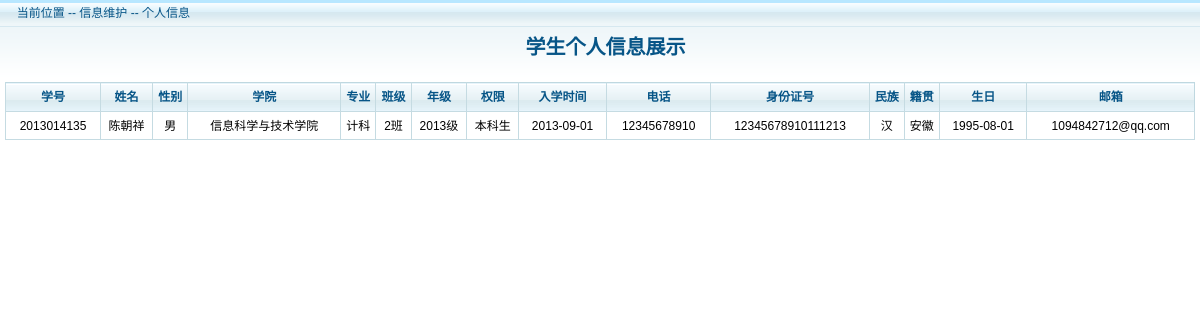
Screenshot of /students/showStuInfo.php (signed in) with the database file from the repository.
### tables this page shows
CREATE TABLE IF NOT EXISTS `student` (
  `Id` int(10) NOT NULL COMMENT '学生ID',
  `Name` varchar(30) NOT NULL COMMENT '学生姓名',
  `Sex` varchar(10) NOT NULL COMMENT '学生性别',
  `Password` varchar(20) NOT NULL COMMENT '学生登录密码',
  `Academy` int(10) NOT NULL COMMENT '所属学院ID',
  `Speciality` int(10) NOT NULL COMMENT '所属专业ID',
  `Class` varchar(10) NOT NULL COMMENT '班级 编号',
  `Grade` int(10) NOT NULL COMMENT '所属年级ID',
  `Permission` int(10) NOT NULL COMMENT '权限ID',
  `Dates_Attendance` date NOT NULL COMMENT '入学时间',
  `Phone` varchar(20) NOT NULL COMMENT '联系电话',
  `Identification_Card` varchar(20) NOT NULL COMMENT '身份证号',
  `Nation` varchar(20) DEFAULT '汉' COMMENT '民族',
  `BirthPlace` varchar(20) DEFAULT NULL COMMENT '出生地',
  `BirthDay` date DEFAULT NULL COMMENT '生日',
  `EMail` varchar(50) NOT NULL COMMENT '电子邮箱',
  PRIMARY KEY (`Id`),
  KEY `Grade` (`Grade`),
  KEY `Class` (`Class`),
  KEY `Permission` (`Permission`),
  KEY `Academy` (`Academy`),
  KEY `Speciality` (`Speciality`)
);

CREATE TABLE IF NOT EXISTS `academy` (
  `Id` int(10) NOT NULL COMMENT '学院ID',
  `Name` varchar(30) NOT NULL COMMENT '学院名称',
  PRIMARY KEY (`Id`)
);

CREATE TABLE IF NOT EXISTS `speciality` (
  `Id` int(10) NOT NULL COMMENT '专业ID',
  `Name` varchar(50) NOT NULL COMMENT '专业名称',
  PRIMARY KEY (`Id`)
);

CREATE TABLE IF NOT EXISTS `grade` (
  `Id` int(10) NOT NULL COMMENT '年级ID',
  `Name` varchar(30) NOT NULL COMMENT '年级名称',
  PRIMARY KEY (`Id`)
);

CREATE TABLE IF NOT EXISTS `permission` (
  `Id` int(10) NOT NULL COMMENT '权限ID',
  `Name` varchar(30) NOT NULL COMMENT '权限名称',
  PRIMARY KEY (`Id`)
);

### students/showStuInfo.php (the view, shortened to what this page needs)
<?php
require_once("../connect.php");
$user=$_SESSION['id'];
$sql="select student.Id as '学号',student.Name as '姓名',student.Sex as '性别',academy.Name as '学院',speciality.Name as '专业',student.Class as '班级',grade.Name as '年级',permission.Name as '权限', student.Dates_Attendance as '入学时间',student.Phone as '电话',student.Identification_Card as '身份证号',student.Nation as '民族',student.BirthPlace as '籍贯',student.BirthDay as '生日',student.EMail as '邮箱' from student,academy,speciality,grade,permission where student.Academy=academy.Id and student.Speciality=speciality.Id and student.Grade=grade.Id and student.Permission=permission.Id and student.Id='$user'";
$res=mysqli_query($conn,$sql);
?>
<!DOCTYPE html>
<html lang="en">
<head>
    <link href="../images/style.css" rel="stylesheet" type="text/css" />
</head>
<body>
<div id="contentWrap">
    <div class="pageTitle">&nbsp;&nbsp;<span>当前位置 -- 信息维护 -- 个人信息</span></div>
    <div class="pageColumn">
        <div class="pageButton"><h1 style="text-align:center">&nbsp;&nbsp;学生个人信息展示</h1></div>
        <table>
            <thead>
            <th>学号</th>
            <th>姓名</th>
            <th>性别</th>
            <th>学院</th>
            <th>专业</th>
            <th>班级</th>
            <th>年级</th>
            <th>权限</th>
            <th>入学时间</th>
            <th>电话</th>
            <th>身份证号</th>
            <th>民族</th>
            <th>籍贯</th>
            <th>生日</th>
            <th>邮箱</th>
            </thead>
            <tbody>
            <?php while($rows=mysqli_fetch_assoc($res)){?>
                <tr>
                <td><?php echo $rows['学号']?></td>
                <td><?php echo $rows['姓名']?></td>
                <td><?php echo $rows['性别']?></td>
                <td><?php echo $rows['学院']?></td>
                <td><?php echo $rows['专业']?></td>
                <td><?php echo $rows['班级']?></td>
                <td><?php echo $rows['年级']?></td>
                <td><?php echo $rows['权限']?></td>
                <td><?php echo $rows['入学时间']?></td>
                <td><?php echo $rows['电话']?></td>
                <td><?php echo $rows['身份证号']?></td>
                <td><?php echo $rows['民族']?></td>
                <td><?php echo $rows['籍贯']?></td>
                <td><?php echo $rows['生日']?></td>
                <td><?php echo $rows['邮箱']?></td>
                </tr>
                <?php }?>
            </tbody>
        </table>
    </div></div>
</body>
</html>

### images/style.css (style rules this page uses)
﻿ body, h1, h2, h3, h4, h5, h6, hr, p, blockquote, dl, dt, dd, ul, ol, li, pre, form, fieldset, legend, button, input, textarea, th, td, img { border:medium none; margin: 0; padding: 0; }
body,button, input, select, textarea { font: 12px/1.5 '宋体',tahoma, Srial, helvetica, sans-serif; }
h1, h2, h3, h4, h5, h6 { font-size: 100%; }
table { border-collapse: collapse; border-spacing: 0; }
.pageTitle { height:27px; line-height:27px; color:#075587; background:url(page-pageTitle-bg.gif); }
.pageTitle span { margin-left:10px; }
.pageButton { height:50px;color:#075587;font-size: 20px; }
.pageColumn { background:url(page-bg.gif) repeat-x; padding:5px; }
.pageColumn table { width:100% }
.pageColumn thead { border:1px solid #bfd8e0; color:#075587; background:url(page-thead-bg.gif); }
.pageColumn thead th { border-left:1px solid #c5dbe2; text-align:center; height:28px; }
.pageColumn tbody tr { border:1px solid #bfd8e0; height:28px; }
.pageColumn tbody td { text-align:center;border:1px solid #c5dbe2 }

### students/showStuInfo.php (style rules this page uses)
body { background:#FFF }

### rows the page displays
student: Id "2013014135", Name "陈朝祥", Sex "男", Academy.Name "信息科学与技术学院", Speciality.Name "计科", Class "2班", Grade.Name "2013级", Permission.Name "本科生", Dates_Attendance "2013-09-01", Phone "12345678910", Identification_Card "12345678910111213", Nation "汉", BirthPlace "安徽", BirthDay "1995-08-01", EMail "1094842712@qq.com"
